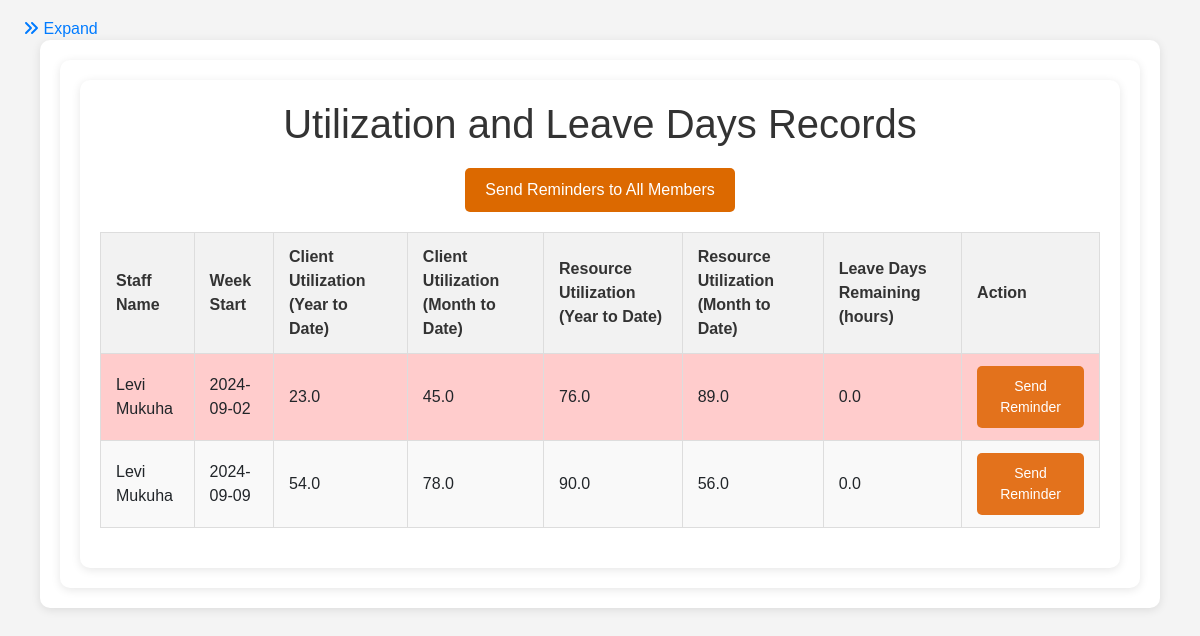
Before: /view_utilization with the older database file.
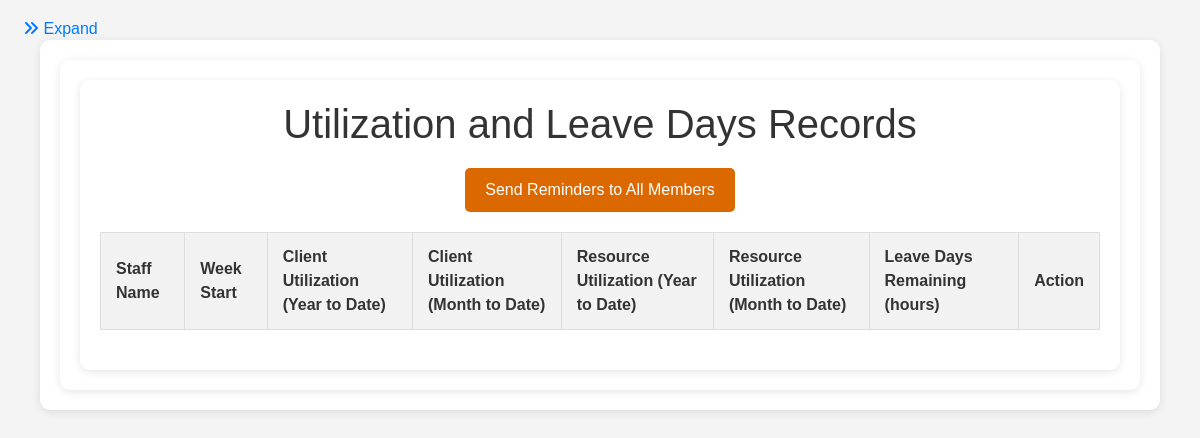
After: the same page with the newer database file.
### app.py (models this page shows)
class Utilization(db.Model):
    id = db.Column(db.Integer, primary_key=True)
    staff_id = db.Column(db.Integer, db.ForeignKey('staff.id'))
    week_start = db.Column(db.Date, nullable=False)
    client_utilization_year_to_date = db.Column(db.Float, default=0.0)
    client_utilization_month_to_date = db.Column(db.Float, default=0.0)
    resource_utilization_year_to_date = db.Column(db.Float, default=0.0)
    resource_utilization_month_to_date = db.Column(db.Float, default=0.0)

class Staff(db.Model):
    id = db.Column(db.Integer, primary_key=True)
    name = db.Column(db.String(100), nullable=False)
    email = db.Column(db.String(120), unique=True, nullable=False)
    leave_days_remaining = db.Column(db.Float, default=0.0)
    is_team_leader = db.Column(Boolean, default=False)
    receive_notifications = db.Column(Boolean, default=True)
    engagements = db.relationship('Engagement', backref='team_leader', lazy=True)
    proposals = db.relationship('Proposal', backref='team_leader', lazy=True)
    hours_logs = db.relationship('HoursLog', backref='staff_member', lazy=True)
    leave_records = db.relationship('LeaveRecord', backref='staff', lazy=True)
    utilizations = db.relationship('Utilization', backref='staff', lazy=True)

### app.py (the view)
@app.route('/view_utilization')
def view_utilization():
    current_week_start = date.today() - timedelta(days=date.today().weekday())
    utilizations = (db.session.query(Utilization)
                    .group_by(Utilization.staff_id)
                    .order_by(Utilization.staff_id, Utilization.week_start.desc())
                    .all())
    return render_template('view_utilization.html', utilizations=utilizations, current_week_start=current_week_start)

### templates/view_utilization.html (shortened to what this page needs)
{% extends "base.html" %}
{% block content %}
</head>
<body>
    <div class="container">
        <h1>Utilization and Leave Days Records</h1>
        <form action="{{ url_for('send_all_reminders') }}" method="POST" style="text-align: center; margin-bottom: 20px;">
            <button type="submit" style="background-color: #dc6900; color: white; padding: 10px 20px; border: none; border-radius: 5px; cursor: pointer;">
                Send Reminders to All Members
            </button>
          </form>
        <table>
            <thead>
                <tr>
                    <th>Staff Name</th>
                    <th>Week Start</th>
                    <th>Client Utilization (Year to Date)</th>
                    <th>Client Utilization (Month to Date)</th>
                    <th>Resource Utilization (Year to Date)</th>
                    <th>Resource Utilization (Month to Date)</th>
                    <th>Leave Days Remaining (hours)</th>
                    <th>Action</th>
                </tr>
            </thead>
            <tbody>
                {% for util in utilizations %}
                    <tr class="{% if util.week_start != current_week_start %}highlight-red{% endif %}">
                        <td>{{ util.staff.name }}</td>
                        <td>{{ util.week_start }}</td>
                        <td>{{ util.client_utilization_year_to_date }}</td>
                        <td>{{ util.client_utilization_month_to_date }}</td>
                        <td>{{ util.resource_utilization_year_to_date }}</td>
                        <td>{{ util.resource_utilization_month_to_date }}</td>
                        <td>{{ util.staff.leave_days_remaining }}</td>
                        <td>
                            {% if util.week_start != current_week_start %}
                                <form action="{{ url_for('send_reminder', member_id=util.staff_id) }}" method="POST">
                                    <button type="submit" class="reminder-button">Send Reminder</button>
                                </form>
                            {% else %}
                                <span>Up-to-date</span>
                            {% endif %}
                        </td>
                    </tr>
                {% endfor %}
            </tbody>
        </table>
    </div>
</body>
</html>
{% endblock %}

### templates/base.html (shortened to what this page needs)
<!DOCTYPE html>
<html lang="en">
<head>
    <link rel="stylesheet" href="https://cdnjs.cloudflare.com/ajax/libs/font-awesome/5.15.3/css/all.min.css">
    <link rel="stylesheet" href="https://maxcdn.bootstrapcdn.com/bootstrap/4.0.0/css/bootstrap.min.css">
</head>
<body>
    <div class="wrapper">
        <div class="content" id="main-content">
            <button class="btn btn-link" id="show-sidebar"><i class="fas fa-angle-double-right"></i> Expand</button>
            <div class="container">
                <main class="container">
                    {% block content %}{% endblock %}
</body>
</html>

### templates/base.html (style rules this page uses)
html, body { height: 100%; margin: 0; }
.wrapper { display: flex; min-height: 100vh; }
.content { flex: 1; padding: 20px; transition: margin-left 0.3s ease; }
#show-sidebar { position: fixed; top: 10px; left: 10px; z-index: 1001; }

### templates/view_utilization.html (style rules this page uses)
body { font-family: 'Arial', sans-serif; background-color: #f4f4f4; margin: 0; padding: 20px; }
.container { max-width: 1200px; margin: 0 auto; background-color: #fff; padding: 20px; border-radius: 10px; box-shadow: 0 2px 10px rgba(0, 0, 0, 0.1); }
h1 { color: #333; text-align: center; margin-bottom: 20px; }
table { width: 100%; border-collapse: collapse; margin-bottom: 20px; }
table, th, td { border: 1px solid #ddd; }
th, td { padding: 12px 15px; text-align: left; }
th { background-color: #f2f2f2; color: #333; }

Changed rows visible on the page:
removed Utilization: staff.name "Levi Mukuha", week_start "2024-09-02", client_utilization_year_to_date "23.0", client_utilization_month_to_date "45.0", resource_utilization_year_to_date "76.0", resource_utilization_month_to_date "89.0", staff.leave_days_remaining "0.0"
removed Utilization: staff.name "Levi Mukuha", week_start "2024-09-09", client_utilization_year_to_date "54.0", client_utilization_month_to_date "78.0", resource_utilization_year_to_date "90.0", resource_utilization_month_to_date "56.0", staff.leave_days_remaining "0.0"
